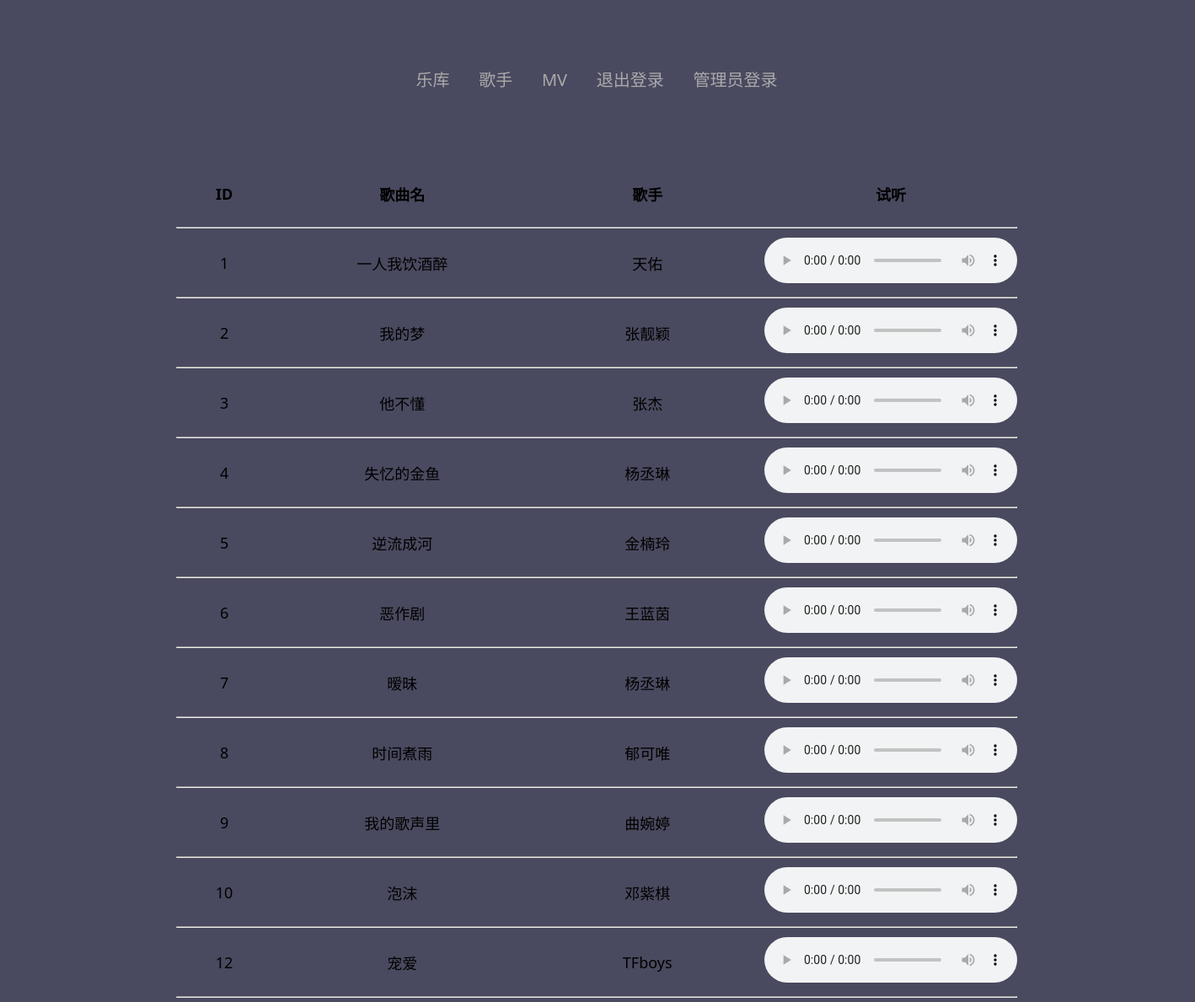
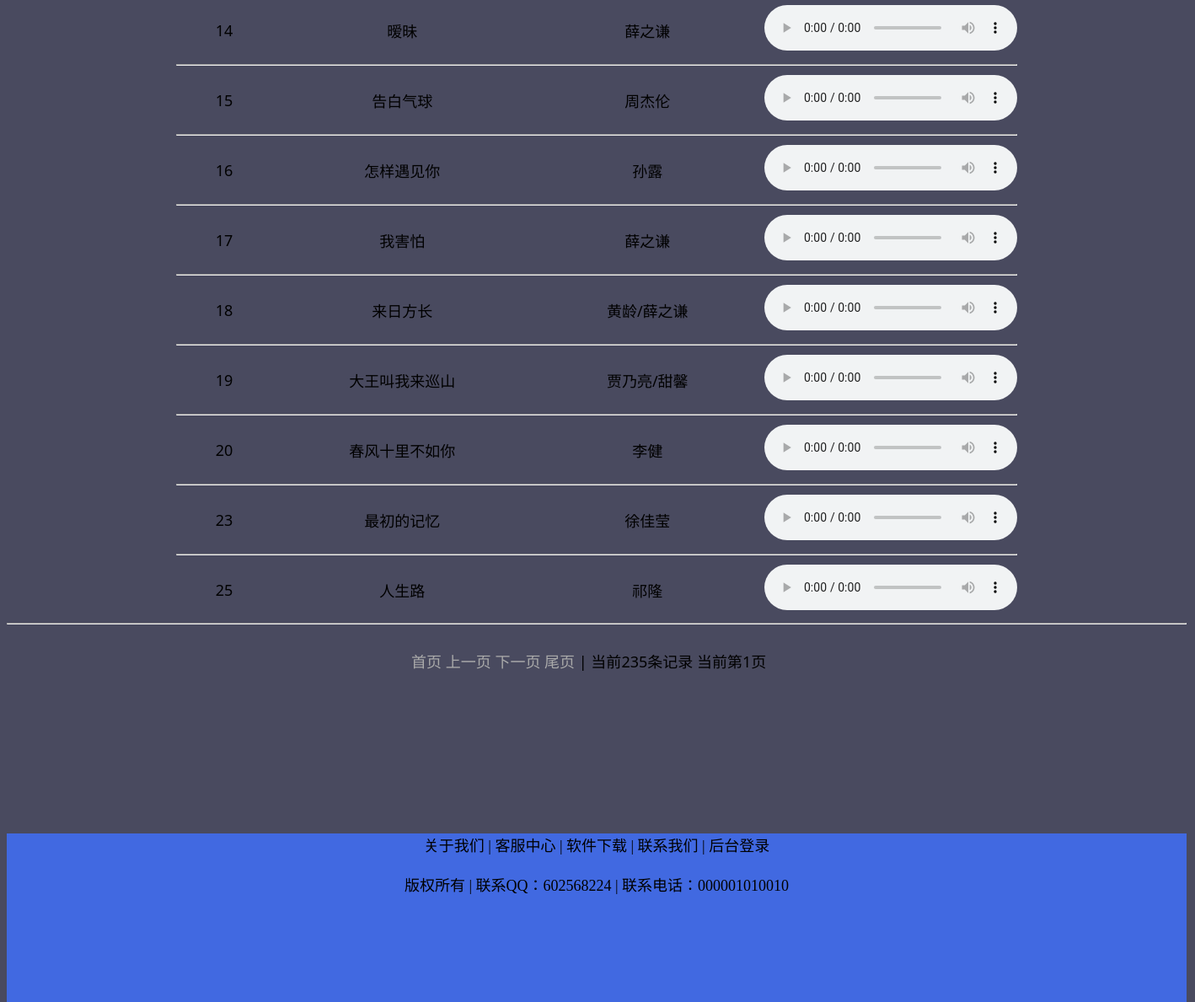
The page /result.php on the database its author committed (2 pictures, top to bottom).
### tables this page shows
CREATE TABLE `video` (
  `ID` int(11) NOT NULL AUTO_INCREMENT,
  `name` varchar(100) NOT NULL DEFAULT '' COMMENT '音乐名称',
  `actor` varchar(255) NOT NULL DEFAULT '' COMMENT '演唱者',
  `qu` varchar(255) NOT NULL DEFAULT '' COMMENT '作曲者',
  PRIMARY KEY (`ID`)
);

### result.php (the view, shortened to what this page needs)
<!doctype html>
<html>
<head>
<link href="css/table.css" rel="stylesheet" type="text/css"/>
<link href="css/quan.css" rel="stylesheet" type="text/css" />
</head>
<body>
<div id="quan"><div id="ssss">
  <div id="dao"><div class="container">
	<nav>
		<ul>
            <li><a href="index.php">乐库</a></li>
			<li><a href="songer.php">歌手</a></li>
			<li><a href="MV.php">MV</a></li>
            <li><a href="quite.php">退出登录</a></li>
			<li><a href="manager.php">管理员登录</a></li>
		</ul>
	</nav>
    </div>
<p>&nbsp;</p>
<?php
	$wd=$_GET['words'];
	$sqlstr1="select * from video where name like '%$wd%' or actor like '%$wd%' ";
	$rs1=mysql_query($sqlstr1);
$recordcont=mysql_num_rows($rs1);
$pagesize=20;
$pagecount=ceil($recordcont/$pagesize);
$pageno=isset($_GET['pageno'])?$_GET['pageno']:1;
$starno=($pageno-1)*$pagesize;
$sqlstr="select*from video where name like '%$wd%'  or actor like '%$wd%' limit $starno,$pagesize";
   $rs=mysql_query($sqlstr);
   ?>
<table width="1000" border="0" align="center" cellspacing="0">
  <tr>
    <th width="121" height="56" scope="col">ID</th>
    <th width="325" scope="col">歌曲名</th>
    <th width="289" scope="col">歌手</th>
    <th width="257" scope="col">试听</th>
  </tr>
  <?php
      while($row=mysql_fetch_assoc($rs)){
	  ?>
  <tr>
    <td height="20" colspan="5"><hr></td>
  </tr>
  <tr>
    <td height="59"><?php echo $row['ID']?></td>
    <td><?php echo $row['name']?></td>
    <td><?php echo $row['actor']?></td>
    <td><audio controls> <source src="<?php echo $row['qu']?>"></source></audio></td>
  </tr>
  <?php
  }
  ?>
</table>
<hr>
<table width="1000" align="center">
  <tr>
    <td><p><a href="?pageno=1&words=<?php echo $wd ?>">首页</a>
    <a href="?pageno=<?php echo $pageno-1 ?>&words=<?php echo $wd ?>">上一页</a>
    <a href="?pageno=<?php echo $pageno+1 ?>&words=<?php echo $wd ?>">下一页</a>
    <a href="?pageno=<?php echo $pagecount ?>&words=<?php echo $wd ?>">尾页  </a> | 当前<?php echo $recordcont ?>条记录 当前第<?php echo $pageno ?>页 &nbsp;&nbsp;&nbsp;</p></td>
  </tr>
</table>
<p>&nbsp;</p>
<br>
<br>
<div>
	<?php
	require("botton.php")
	?>
</div>
</body>
</html>

### css/table.css (style rules this page uses)
body { background: #494A5F; font-weight: 500; font-size: 1.05em; font-family: "Microsoft YaHei", "宋体", "Segoe UI", "Lucida Grande", Helvetica, Arial, sans-serif, FreeSans, Arimo; color: #D8D8D8; }

### css/quan.css (style rules this page uses)
#quan { float: left; height: 1500px; width: 1400px; }
#dao { float: left; height: 400px; width: 100%; background-image: none; }
body { color: #000000; font-family: 'Goudy Bookletter 1911', serif; font-weight: 500; font-size: large; font-family: "Microsoft YaHei", "宋体", "Segoe UI", "Lucida Grande", Helvetica, Arial, sans-serif, FreeSans, Arimo; background-color: #494A5F; }
div.container { text-align: left; margin: 0px; min-height: 100px; float: left; width: 1400px; }
body nav { text-align: center; margin-top: 60px; margin-bottom: 40px; position: relative; }
ul { list-style-type: none; margin-left: -40px; }
li { display: inline-block; }
a { color: #aaaaaa; text-decoration: none; }
li a { display: block; font-size: 20px; text-align: center; padding: 10px 15px; }
li a:before, li a:after { opacity: 0; border-top: 1px solid white; content: ''; display: block; position: relative; z-index: -1; margin: auto; width: 0px; }
li a:before { top: 0px; transform: rotate(120deg) translateY(-50%) translateX(-50%); }
li a:after { top: 5px; transform: rotate(-60deg) translateY(-50%) translateX(-50%); }
#ssss { float: left; height: 600px; width: 1400px; }

### css/botton.css (style rules this page uses)
body { text-align: center; vertical-align: middle; height: 200px; width: 100%; }

### rows shown on the page
video: ID "1", name "一人我饮酒醉", actor "天佑"
video: ID "2", name "我的梦", actor "张靓颖"
video: ID "3", name "他不懂", actor "张杰"
video: ID "4", name "失忆的金鱼", actor "杨丞琳"
video: ID "5", name "逆流成河", actor "金楠玲"
video: ID "6", name "恶作剧", actor "王蓝茵"
video: ID "7", name "暧昧", actor "杨丞琳"
video: ID "8", name "时间煮雨", actor "郁可唯"
video: ID "9", name "我的歌声里", actor "曲婉婷"
video: ID "10", name "泡沫", actor "邓紫棋"
video: ID "12", name "宠爱", actor "TFboys"
video: ID "14", name "暧昧", actor "薛之谦"
video: ID "15", name "告白气球", actor "周杰伦"
video: ID "16", name "怎样遇见你", actor "孙露"
video: ID "17", name "我害怕", actor "薛之谦"
video: ID "18", name "来日方长", actor "黄龄/薛之谦"
video: ID "19", name "大王叫我来巡山", actor "贾乃亮/甜馨"
video: ID "20", name "春风十里不如你", actor "李健"
video: ID "23", name "最初的记忆", actor "徐佳莹"
video: ID "25", name "人生路", actor "祁隆"

### other values the page prints
$recordcont "235"
$pageno "1"
